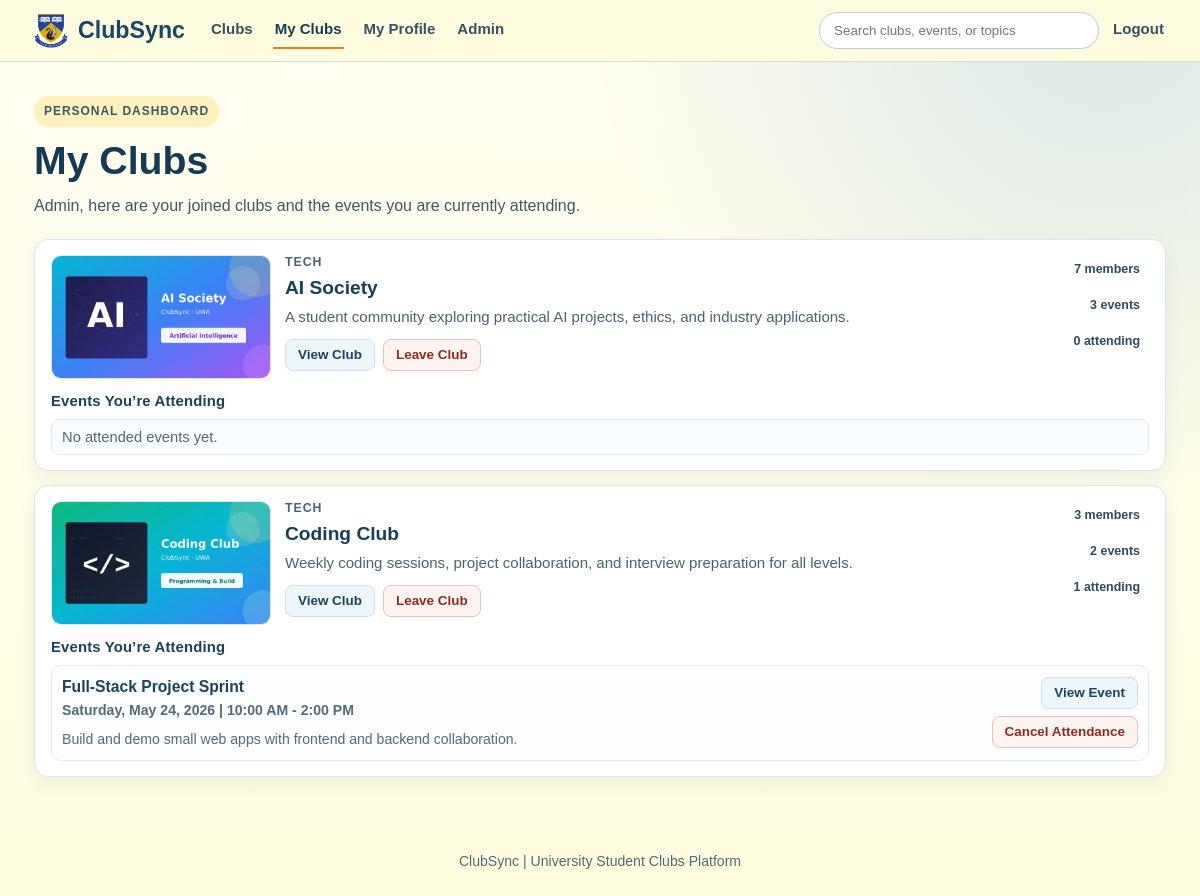
Screenshot of /myclubs (signed in) with the database file from the repository.
### models/user.py (models this page shows)
class User(db.Model):
    __tablename__ = "users"
    id = db.Column(db.Integer, primary_key=True)
    name = db.Column(db.String(100), nullable=False)
    email = db.Column(db.String(120), unique=True, nullable=False)
    password_hash = db.Column(db.String(255), nullable=False)
    is_admin = db.Column(db.Boolean, default=False, nullable=False)
    memberships = db.relationship("Membership", backref="user", cascade="all, delete")
    attendances = db.relationship("Attendance", backref="user", cascade="all, delete")

### models/club.py (models this page shows)
class Club(db.Model):
    __tablename__ = "clubs"
    id = db.Column(db.Integer, primary_key=True)
    name = db.Column(db.String(100), nullable=False)
    description = db.Column(db.Text, nullable=False)
    category = db.Column(db.String(50), nullable=True)
    image_path = db.Column(db.String(255), nullable=True)
    events = db.relationship("Event", backref="club", cascade="all, delete")
    memberships = db.relationship("Membership", backref="club", cascade="all, delete")

### models/event.py (models this page shows)
class Event(db.Model):
    __tablename__ = "events"
    id = db.Column(db.Integer, primary_key=True)
    club_id = db.Column(db.Integer, db.ForeignKey("clubs.id"), nullable=False)
    title = db.Column(db.String(150), nullable=False)
    date = db.Column(db.String(50), nullable=False)
    description = db.Column(db.Text)
    attendances = db.relationship("Attendance", backref="event", cascade="all, delete")

### routes/clubs.py (the view)
@clubs_bp.route("/myclubs")
def myclubs():
    current_user = _get_current_user()
    if not current_user:
        return redirect(url_for("auth.login"))
    joined_clubs = (
        Club.query.join(Membership, Membership.club_id == Club.id)
        .filter(Membership.user_id == current_user.id)
        .order_by(Club.name.asc())
        .all()
    )
    club_ids = [club.id for club in joined_clubs]
    attended_events_by_club = _attended_events_by_club_for_user(current_user.id, club_ids)
    my_club_summaries = []
    for club in joined_clubs:
        my_club_summaries.append(
            {
                "club": club,
                "member_count": len(club.memberships),
                "event_count": len(club.events),
                "attended_events": attended_events_by_club.get(club.id, []),
            }
        )
    return render_template(
        "my_clubs.html",
        current_user=current_user,
        my_club_summaries=my_club_summaries,
    )

### app.py (called while the page is built)
@app.context_processor
def inject_navbar_access():
    user_id = session.get("user_id")
    user_is_admin = False
    if user_id:
        user = db.session.get(User, user_id)
        user_is_admin = bool(user and user.is_admin)
    return {
        "navbar_can_access_admin": bool(
            session.get("admin_logged_in") or user_is_admin
        )
    }

### routes/clubs.py (called while the page is built)
def _get_current_user():
    user_id = session.get("user_id")
    if not user_id:
        return None
    current_user = db.session.get(User, user_id)
    if not current_user:
        session.pop("user_id", None)
        session.pop("user_name", None)
        return None
    return current_user

def _attended_events_by_club_for_user(user_id, club_ids):
    if not user_id or not club_ids:
        return {}
    attended_events = (
        Event.query.join(Attendance, Attendance.event_id == Event.id)
        .filter(Attendance.user_id == user_id, Event.club_id.in_(club_ids))
        .order_by(Event.id.asc())
        .all()
    )
    attended_events_by_club = {club_id: [] for club_id in club_ids}
    for event in attended_events:
        attended_events_by_club[event.club_id].append(event)
    return attended_events_by_club

### templates/my_clubs.html (shortened to what this page needs)
<!DOCTYPE html>
<html lang="en">
<head>
    <link rel="stylesheet" href="{{ url_for('static', filename='css/styles.css') }}">
    <link rel="stylesheet" href="{{ url_for('static', filename='css/alerts.css') }}">
    <link rel="stylesheet" href="{{ url_for('static', filename='css/my_clubs.css') }}">
</head>
<body class="clubs-page my-clubs-page">
{% set active_page = 'myclubs' %}
{% include "_site_header.html" %}
<main class="my-clubs-main">
    <section class="my-clubs-hero">
        <p class="clubs-kicker">Personal Dashboard</p>
        <h1>My Clubs</h1>
        <p>
            {% if current_user %}
                {{ current_user.name }}, here are your joined clubs and the events you are currently attending.
            {% else %}
                View your memberships and attendance details in one place.
            {% endif %}
        </p>
    </section>
    {% if my_club_summaries %}
        <section class="my-clubs-list" aria-label="Joined clubs and attended events">
            {% for summary in my_club_summaries %}
                <article class="my-club-card">
                    <section class="my-club-overview">
                        <img
                            class="my-club-image"
                            src="{{ url_for('static', filename=summary.club.image_path if summary.club.image_path else 'images/clubs/default.png') }}"
                            alt="{{ summary.club.name }} image"
                            loading="lazy"
                        >
                        <div class="my-club-overview-content">
                            <p class="club-card-category">{{ summary.club.category if summary.club.category else 'Uncategorized' }}</p>
                            <h2>
                                <a href="{{ url_for('clubs.club_details', club_id=summary.club.id) }}" class="my-club-title-link">
                                    {{ summary.club.name }}
                                </a>
                            </h2>
                            <p class="my-club-description">{{ summary.club.description }}</p>
                            <div class="my-club-actions">
                                <a href="{{ url_for('clubs.club_details', club_id=summary.club.id) }}" class="my-club-btn">View Club</a>
                                <form method="POST" action="{{ url_for('clubs.leave_club', club_id=summary.club.id) }}">
                                    <button type="submit" class="my-club-btn my-club-btn--danger">Leave Club</button>
                                </form>
                            </div>
                        </div>
                        <ul class="my-club-meta" aria-label="Club summary">
                                <li>{{ summary.member_count }} member{% if summary.member_count != 1 %}s{% endif %}</li>
                                <li>{{ summary.event_count }} event{% if summary.event_count != 1 %}s{% endif %}</li>
                                <li>{{ summary.attended_events|length }} attending</li>
                        </ul>
                    </section>
                    <section class="my-club-events">
                        <h3>Events You&rsquo;re Attending</h3>
                        {% if summary.attended_events %}
                            <div class="my-club-event-list">
                                {% for attended_event in summary.attended_events %}
                                    <article class="my-club-event-item">
                                        <div class="my-club-event-content">
                                            <h4>
                                                <a href="{{ url_for('clubs.event_details', event_id=attended_event.id) }}" class="my-club-event-title">
                                                    {{ attended_event.title }}
                                                </a>
                                            </h4>
                                            <p class="club-event-time">{{ attended_event.date }}</p>
                                            <p>{{ attended_event.description if attended_event.description else 'No event description available yet.' }}</p>
                                        </div>
                                        <div class="my-club-event-actions">
                                            <a href="{{ url_for('clubs.event_details', event_id=attended_event.id) }}" class="my-club-btn">View Event</a>
                                            <form method="POST" action="{{ url_for('clubs.unattend_event', event_id=attended_event.id) }}">
                                                <button type="submit" class="my-club-btn my-club-btn--danger">Cancel Attendance</button>
                                            </form>
                                        </div>
                                    </article>
                                {% endfor %}
                            </div>
                        {% else %}
                            <p class="my-club-empty-note">No attended events yet.</p>
                        {% endif %}
                    </section>
                </article>
            {% endfor %}
        </section>
    {% else %}
        <section class="my-clubs-empty">
            <h2>You have not joined any clubs yet</h2>
            <p>Browse clubs to join your first community and start attending events.</p>
            <a href="{{ url_for('clubs.clubs') }}" class="club-primary-action">Browse Clubs</a>
        </section>
    {% endif %}
</main>
<footer class="clubs-footer">
    <p>ClubSync | University Student Clubs Platform</p>
</footer>
</body>
</html>

### static/css/styles.css (style rules this page uses)
:root { --primary: #73A5CA; --background: #FEFDDF; --accent: #FFC81E; --highlight: #E87F24; }
* { margin: 0; padding: 0; box-sizing: border-box; font-family: Arial, Helvetica, sans-serif; }
body { background-color: var(--background); }
button { width: 100%; padding: 12px; background-color: var(--accent); border: none; border-radius: 6px; font-weight: bold; cursor: pointer; transition: 0.3s; }
.clubs-page { color: #22303d; min-height: 100vh; background: radial-gradient(circle at 92% 0%, rgba(115, 165, 202, 0.25), transparent 36%), linear-gradient(180deg, #fffef2 0%, var(--background) 100%); }
.clubs-kicker { display: inline-block; margin-bottom: 12px; background: rgba(255, 200, 30, 0.24); color: #5b3f08; font-size: 0.75rem; font-weight: 700; text-transform: uppercase; letter-spacing: 0.08em; border-radius: 999px; padding: 6px 10px; }
.club-card-category { font-size: 0.77rem; color: #496172; text-transform: uppercase; letter-spacing: 0.08em; font-weight: 700; }
.club-event-time { color: #4d6474; font-size: 0.86rem; font-weight: 600; margin-bottom: 5px; }
.clubs-footer { margin-top: 38px; text-align: center; color: #516978; font-size: 0.88rem; padding: 18px 24px 28px; }

### static/css/my_clubs.css (style rules this page uses)
.my-clubs-main { max-width: 1180px; margin: 0 auto; padding: 34px 24px 20px; }
.my-clubs-hero { max-width: 820px; margin-bottom: 20px; }
.my-clubs-hero h1 { font-size: clamp(1.8rem, 4vw, 2.45rem); color: #143a54; margin-bottom: 10px; }
.my-clubs-hero p { color: #3f5768; line-height: 1.62; }
.my-clubs-list { display: grid; gap: 14px; }
.my-club-card { background: #fff; border: 1px solid #d9e4ec; border-radius: 14px; padding: 15px 16px; box-shadow: 0 8px 18px rgba(18, 49, 70, 0.06); display: grid; gap: 12px; }
.my-club-overview { display: grid; grid-template-columns: minmax(220px, 20%) minmax(0, 1fr) 160px; gap: 14px; align-items: start; }
.my-club-image { display: block; width: 100%; aspect-ratio: 16 / 9; height: auto; object-fit: cover; object-position: center; border-radius: 10px; border: 1px solid #dce6ee; }
.my-club-overview-content { display: grid; gap: 7px; }
.my-club-overview-content h2 { font-size: 1.2rem; line-height: 1.2; }
.my-club-description { color: #4a6272; line-height: 1.52; font-size: 0.94rem; }
.my-club-title-link { color: #173f58; text-decoration: none; border-bottom: 2px solid transparent; transition: color 0.2s ease, border-color 0.2s ease; }
.my-club-meta { list-style: none; display: grid; gap: 8px; margin: 0; padding: 0; justify-items: stretch; }
.my-club-meta li { font-size: 0.78rem; font-weight: 700; color: #2e4a5c; padding: 7px 9px; text-align: right; }
.my-club-actions { display: flex; flex-wrap: wrap; align-items: center; gap: 8px; margin-top: 3px; }
.my-club-actions form, .my-club-event-actions form { margin: 0; }
.my-club-btn { display: inline-flex; align-items: center; justify-content: center; width: auto; padding: 7px 12px; border-radius: 8px; border: 1px solid #cfe0ea; background: #edf6fb; color: #1d445d; text-decoration: none; font-size: 0.84rem; font-weight: 700; line-height: 1.2; white-space: nowrap; cursor: pointer; transition: background-color 0.2s ease, border-color 0.2s ease, color 0.2s ease; }
.my-club-btn--danger { border-color: #e5c3bc; background: #fff4f2; color: #8b2e20; }
.my-club-events { margin-top: 2px; display: grid; gap: 10px; }
.my-club-events h3 { color: #1a425b; font-size: 0.93rem; letter-spacing: 0.01em; }
.my-club-event-list { display: grid; gap: 9px; }
.my-club-event-item { border: 1px solid #e3ebf1; border-radius: 10px; padding: 10px; display: grid; grid-template-columns: minmax(0, 1fr) auto; gap: 12px; align-items: start; background: #fbfdff; }
.my-club-event-content { display: grid; gap: 3px; }
.my-club-event-item h4 { font-size: 0.98rem; line-height: 1.35; }
.my-club-event-title { color: #1b435d; text-decoration: none; border-bottom: 1px solid transparent; transition: border-color 0.2s ease, color 0.2s ease; }
.my-club-event-item p { color: #536b7b; font-size: 0.88rem; line-height: 1.48; }
.my-club-event-actions { display: grid; justify-items: end; gap: 7px; min-width: 120px; align-self: center; }
.my-club-empty-note { color: #516978; font-size: 0.92rem; background: #f8fcff; border: 1px solid #e0e8ef; border-radius: 8px; padding: 9px 10px; }

### rows the page displays
User: name "Admin"
Club: image_path (picture), club "TECH", club.name "AI Society", club.description "A student community exploring practical AI projects, ethics, and industry applications."
Club: image_path (picture), club "TECH", club.name "Coding Club", club.description "Weekly coding sessions, project collaboration, and interview preparation for all levels."
Event: title "Full-Stack Project Sprint", date "Saturday, May 24, 2026 | 10:00 AM - 2:00 PM", description "Build and demo small web apps with frontend and backend collaboration."

### other values shown
{{ summary.member_count }} "7" "3"
{{ summary.event_count }} "3" "2"
{{ summary.attended_events|length }} "0" "1"
